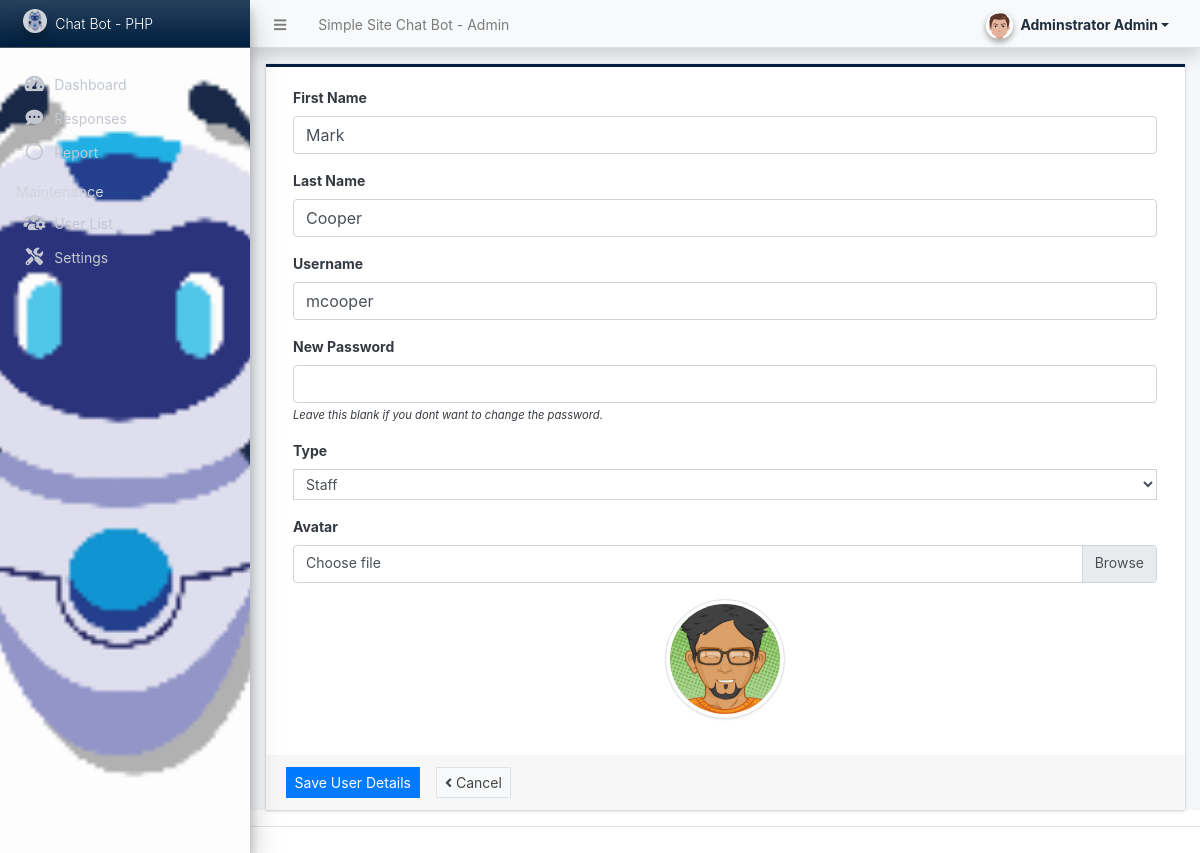
Page /admin/?page=user/manage_user&id=4 (signed in) on the committed database.
### tables this page shows
CREATE TABLE `users` (
  `id` int(50) NOT NULL,
  `firstname` varchar(250) NOT NULL,
  `lastname` varchar(250) NOT NULL,
  `username` text NOT NULL,
  `password` text NOT NULL,
  `avatar` text DEFAULT NULL,
  `last_login` datetime DEFAULT NULL,
  `type` tinyint(1) NOT NULL DEFAULT 0,
  `date_added` datetime NOT NULL DEFAULT current_timestamp(),
  `date_updated` datetime DEFAULT current_timestamp() ON UPDATE current_timestamp()
);

### config.php (called while the page is built, shortened)
<?php
require_once('classes/SystemSettings.php');
function validate_image($file){
    global $_settings;
	if(!empty($file)){
        $ex = explode("?",$file);
        $file = $ex[0];
        $ts = isset($ex[1]) ? "?".$ex[1] : '';
		if(is_file(base_app.$file)){
			return base_url.$file.$ts;
		}else{
			return base_url.($_settings->info('logo'));
		}
	}else{
		return base_url.($_settings->info('logo'));
	}
}
?>

### admin/user/manage_user.php (the view, shortened to what this page needs)
<?php
if(isset($_GET['id'])){
    $user = $conn->query("SELECT * FROM users where id ='{$_GET['id']}' ");
    foreach($user->fetch_array() as $k =>$v){
        $meta[$k] = $v;
    }
}
?>
<div class="card card-outline rounded-0 card-navy">
	<div class="card-body">
		<div class="container-fluid">
			<form action="" id="manage-user">
				<div class="form-group">
					<label for="name">First Name</label>
					<input type="text" name="firstname" id="firstname" class="form-control" value="<?php echo isset($meta['firstname']) ? $meta['firstname']: '' ?>" required>
				</div>
				<div class="form-group">
					<label for="name">Last Name</label>
					<input type="text" name="lastname" id="lastname" class="form-control" value="<?php echo isset($meta['lastname']) ? $meta['lastname']: '' ?>" required>
				</div>
				<div class="form-group">
					<label for="username">Username</label>
					<input type="text" name="username" id="username" class="form-control" value="<?php echo isset($meta['username']) ? $meta['username']: '' ?>" required  autocomplete="off">
				</div>
				<div class="form-group">
					<label for="password"><?= isset($meta['id']) ? "New" : "" ?> Password</label>
					<input type="password" name="password" id="password" class="form-control" value="" autocomplete="off">
                    <?php if(isset($meta['id'])): ?>
					<small><i>Leave this blank if you dont want to change the password.</i></small>
                    <?php endif; ?>
				</div>
                <div class="form-group">
                    <label for="type" class="control-label">Type</label>
                    <select name="type" id="type" class="form-control form-control-sm rounded-0" required>
                    <option value="2" <?php echo isset($meta['type']) && $meta['type'] == 2 ? 'selected' : '' ?>>Staff</option>
                    </select>
                </div>
				<div class="form-group">
					<label for="" class="control-label">Avatar</label>
					<div class="custom-file">
		              <label class="custom-file-label" for="customFile">Choose file</label>
		            </div>
				</div>
				<div class="form-group d-flex justify-content-center">
					<img src="<?php echo validate_image(isset($meta['avatar']) ? $meta['avatar'] :'') ?>" alt="" id="cimg" class="img-fluid img-thumbnail">
				</div>
			</form>
		</div>
	</div>
	<div class="card-footer">
			<div class="col-md-12">
				<div class="row">
					<button class="btn btn-sm btn-primary rounded-0 mr-3" form="manage-user">Save User Details</button>
					<a href="./?page=user/list" class="btn btn-sm btn-default border rounded-0" form="manage-user"><i class="fa fa-angle-left"></i> Cancel</a>
				</div>
			</div>
		</div>
</div>

### admin/user/manage_user.php (style rules this page uses)
img#cimg { height: 15vh; width: 15vh; object-fit: cover; border-radius: 100% 100%; }

### rows in the picture
users: firstname "Mark", lastname "Cooper", username "mcooper", type "Staff", avatar (picture)

### other values in the picture
$_settings->info('name') "Simple Site Chat Bot"
$_settings->userdata('firstname').' '.$_settings->userdata('lastname') "Adminstrator Admin"
$_settings->info('short_name') "Chat Bot - PHP"
